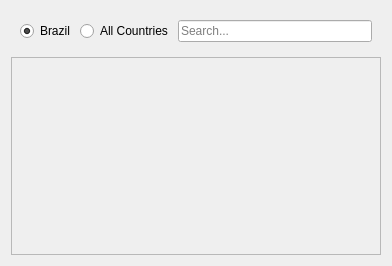
<?xml version="1.0" encoding="UTF-8"?>
<ui version="4.0">
 <class>StatsMenu</class>
 <widget class="QWidget" name="StatsMenu">
  <property name="geometry">
   <rect>
    <x>0</x>
    <y>0</y>
    <width>392</width>
    <height>266</height>
   </rect>
  </property>
  <property name="sizePolicy">
   <sizepolicy hsizetype="Expanding" vsizetype="Expanding">
    <horstretch>0</horstretch>
    <verstretch>0</verstretch>
   </sizepolicy>
  </property>
  <property name="minimumSize">
   <size>
    <width>392</width>
    <height>266</height>
   </size>
  </property>
  <property name="maximumSize">
   <size>
    <width>600</width>
    <height>16777215</height>
   </size>
  </property>
  <property name="windowTitle">
   <string>Form</string>
  </property>
  <property name="locale">
   <locale language="English" country="UnitedStates"/>
  </property>
  <layout class="QVBoxLayout" name="verticalLayout_6">
   <item>
    <widget class="QWidget" name="searchwidget" native="true">
     <layout class="QHBoxLayout" name="horizontalLayout">
      <property name="spacing">
       <number>5</number>
      </property>
      <item>
       <widget class="QRadioButton" name="brazilRadio">
        <property name="text">
         <string>Brazil</string>
        </property>
        <property name="checked">
         <bool>true</bool>
        </property>
       </widget>
      </item>
      <item>
       <widget class="QRadioButton" name="allCountriesRadio">
        <property name="text">
         <string>All Countries</string>
        </property>
       </widget>
      </item>
      <item>
       <widget class="QLineEdit" name="searchbox">
        <property name="placeholderText">
         <string>Search...</string>
        </property>
       </widget>
      </item>
     </layout>
    </widget>
   </item>
   <item>
    <widget class="QScrollArea" name="scrollArea">
     <property name="horizontalScrollBarPolicy">
      <enum>Qt::ScrollBarAlwaysOff</enum>
     </property>
     <property name="widgetResizable">
      <bool>true</bool>
     </property>
     <property name="alignment">
      <set>Qt::AlignHCenter|Qt::AlignTop</set>
     </property>
     <widget class="QWidget" name="scrollAreaWidgetContents">
      <property name="geometry">
       <rect>
        <x>0</x>
        <y>0</y>
        <width>382</width>
        <height>214</height>
       </rect>
      </property>
      <layout class="QVBoxLayout" name="verticalLayout_2">
       <item>
        <layout class="QVBoxLayout" name="listArea"/>
       </item>
      </layout>
     </widget>
    </widget>
   </item>
  </layout>
 </widget>
 <resources/>
 <connections/>
</ui>
